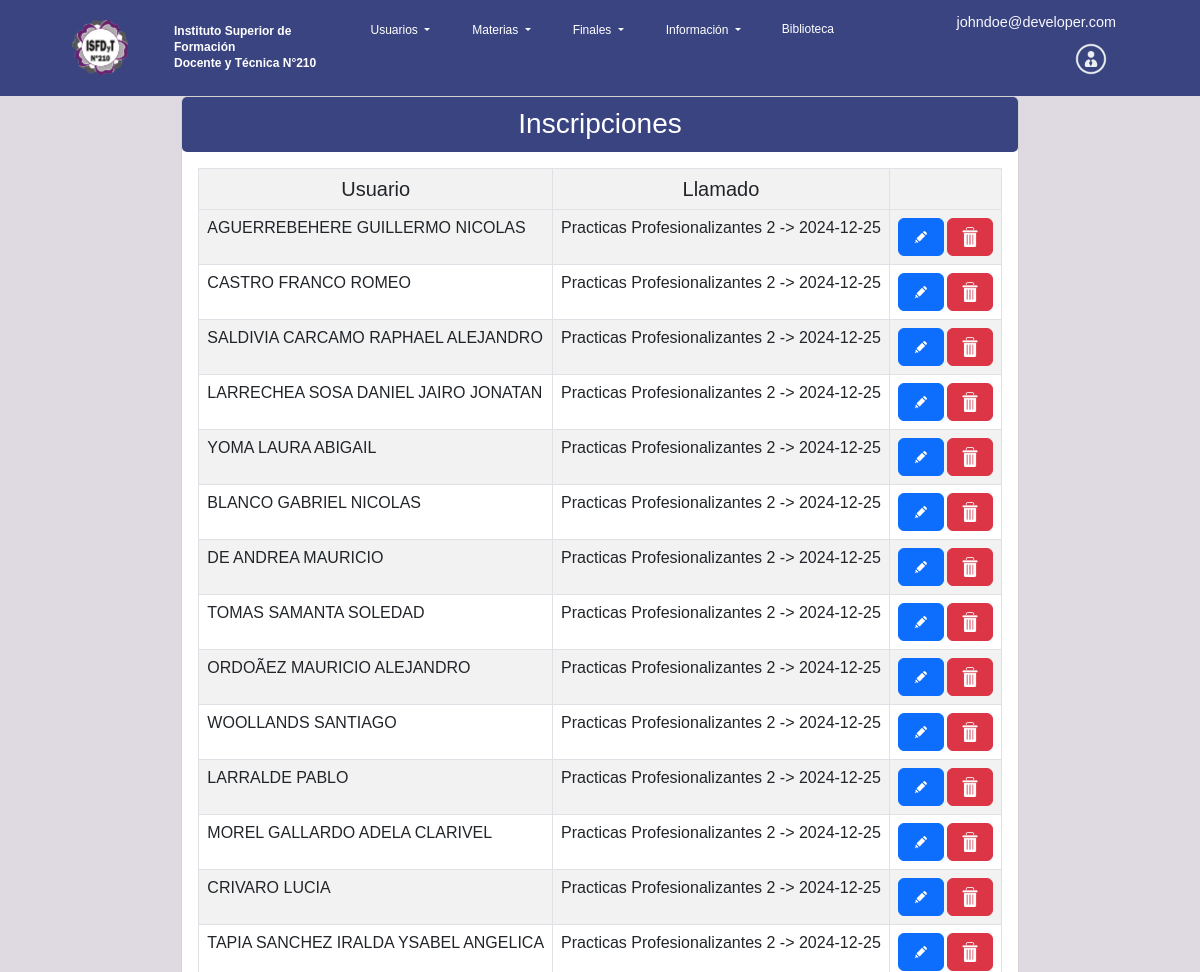
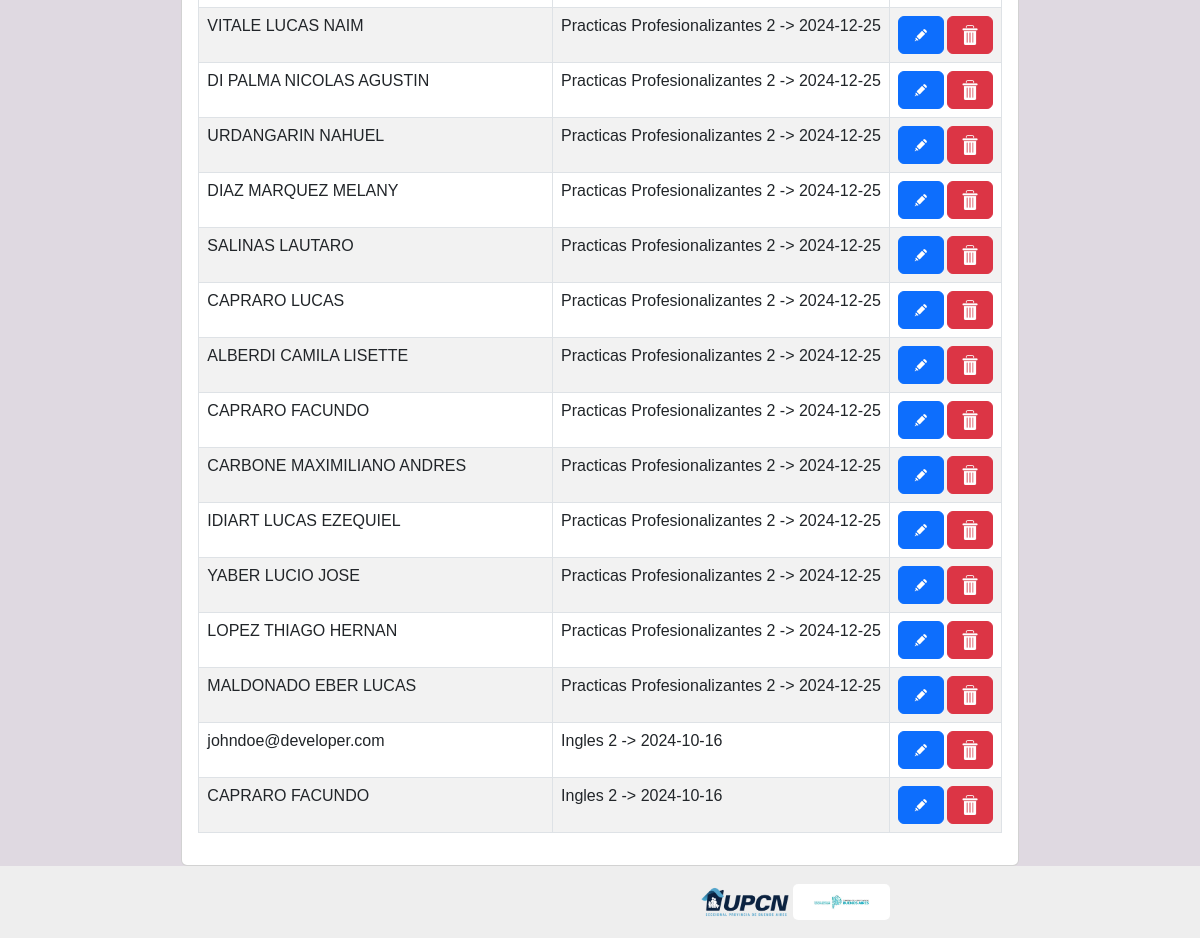
/inscripcion_finales_lista/ (signed in), run on the app's committed database (2 pictures, top to bottom).
### inscripcionFinales/models.py (models this page shows)
class Usuario(AbstractBaseUser,PermissionsMixin):
    email = models.EmailField('email', max_length=254, unique = True)
    username = models.CharField('username',unique = True,null = True, max_length=100, blank=False)
    nombre_completo = models.CharField('nombre_completo', max_length=200, null=True, blank=True)
    fecha_nac = models.DateField('fecha_nac', null=True, blank=True)
    dni = models.IntegerField('dni',unique = True, null= True, blank=True)
    direccion = models.CharField('direccion', max_length=50, null=True, blank=True)
    localidad = models.CharField('localidad', max_length=50, null=True, blank=True)
    ciudad = models.CharField('ciudad', max_length=100, null=True, blank=True)
    nacionalidad = models.CharField('nacionalidad',max_length=50, null=True, blank=True)
    telefono_1 = models.IntegerField('telefono_1', null=True, blank=True)
    telefono_2 = models.IntegerField('telefono_2', null=True, blank=True)
    estado_civil=models.CharField('estado_civil', choices=ESTADO_CIVIL_CHOICES,max_length=50, null=True, blank=True)
    sexo=models.CharField('sexo',choices=SEXO_CHOICES,max_length=10, null=True, blank=True)
    imagen = models.ImageField('imagenPerfil', upload_to='perfil/', max_length=200, null=True, blank=True)
    is_admin = models.BooleanField('is_admin', default=False)
    is_superuser = models.BooleanField('is_superuser', default=False)
    is_active = models.BooleanField(default = True)
    is_staff = models.BooleanField(default = False)
    carrera = models.ManyToManyField('Carrera',blank=True)
    Estudiante = 'Estudiante'
    Preceptor = 'Preceptor'
    Profesor = 'Profesor'
    Directivo = 'Directivo'
    Administrador = 'Administrador'
    Bibliotecario = 'Bibliotecario'
    ROL_CHOICES = (
        (Directivo, 'Directivo'),
        (Preceptor, 'Preceptor'),
        (Profesor, 'Profesor'),
        (Estudiante, 'Estudiante'),
        (Administrador, 'Administrador'),
        (Bibliotecario, 'Bibliotecario'),
     )
    rol = models.CharField(max_length=20, choices=ROL_CHOICES, default=Estudiante)
    objects = UsuarioManager()
    USERNAME_FIELD = 'email'
    REQUIRED_FIELDS = ['password']
    def __str__(self):
        if self.nombre_completo:
            return self.nombre_completo
        else:
            return self.email

class InscripcionFinal(models.Model):
    usuario= models.ForeignKey(Usuario, on_delete=models.CASCADE, blank=False, null=False)
    llamado= models.ForeignKey(MesaFinal, on_delete=models.CASCADE, blank=False, null=False)
    aprobada= models.BooleanField(null=True)
    inscripcionAbierta=models.BooleanField(default=False)

class MesaFinal(models.Model):
    materia= models.ForeignKey(Materia, on_delete=models.CASCADE, blank=False, null=False )
    llamado= models.DateTimeField('Llamado', null=False, blank=False)
    vigente= models.BooleanField(default=True)
    inscripcionAbierta = models.BooleanField(default=False)
    def __str__(self):
        return f"{self.materia} -> {self.llamado}"

class Materia(models.Model):
    nombre_materia = models.CharField('nombre_materia', max_length=50)
    carrera = models.ForeignKey('Carrera',on_delete=models.CASCADE,null=True)
    profesor = models.ForeignKey('Usuario',on_delete=models.CASCADE,null=True)
    inscripcionAbierta = models.BooleanField(default=False)
    Inicio = '12:00'
    Inicio1 = '14:00'
    Inicio2 = '16:00'
    Inicio3 = '18:00'
    Inicio4 = '20:00'
    HORARIO_CHOICES = (
        ('12:00', '12:00'),
        ('14:00', '14:00'),
        ('16:00', '16:00'),
        ('18:00', '18:00'),
        ('20:00', '20:00')
        )
    Horario=models.CharField(max_length=22, choices=HORARIO_CHOICES, default='12:00')
    ANIO_CHOICES = (
        (1, '1'),
        (2, '2'),
        (3, '3'),
        (4, '4'),
     )
    anio=models.IntegerField(choices=ANIO_CHOICES, default=1)
    DIA_CHOICES = (
        ('Lunes', 'Lunes'),
        ('Martes', 'Martes'),
        ('Miércoles', 'Miércoles'),
        ('Jueves', 'Jueves'),
        ('Viernes', 'Viernes'),
    )
    dia = models.CharField(max_length=20, choices=DIA_CHOICES, default='Lunes')
    def __str__(self):
        return self.nombre_materia

### inscripcionFinales/views.py (the view)
# urls.py: path("inscripcion_finales_lista/",login_required(listInscripcion.as_view(template_name='finales/list_inscripcion.html')),name='list_inscripcion'),
class listInscripcion(ListView):
    model = InscripcionFinal
    template_name = 'registration/list_inscripcion.html'

### inscripcionFinales/templates/finales/list_inscripcion.html (shortened to what this page needs)
{% extends 'base/base.html' %}
{% block content %}
{% if request.user.is_staff or request.user.is_superuser or request.user.admin %}
<div class="card">
    <div class="card-headers" style="border-radius: 5px;">
        <h3 class="card-title">Inscripciones</h4>
    </div>
    <div class="card-body">
        <table class="table table-striped table-bordered">
            {% load static %}
                <tr>
                    <th class="h5">Usuario</th>
                    <th class="h5">Llamado</th>
                    <th></th>
                </tr>
            <tbody>
                {% if object_list %}
                    {% for inscripciones in object_list %}
                    <tr>
                        <td class="h6">{{inscripciones.usuario}}</td>
                        <td class="h6" id='inscripcion{{ inscripciones.id }}'>{{inscripciones.llamado}}</td>
                        <td>
                            <a name="" id="" class="btn btn-primary" href="/edit_inscr/{{ inscripciones.id }}" role="button"><img src="/static/imagenes/edit.png" height="20px" width="20px"></img></a>
                            <a name="" id="" class="btn btn-danger" href="/delete_inscripcion/{{ inscripciones.id }}" role="button"><img src="/static/imagenes/eliminar.png" height="20px" width="20px"></img></a>
                        </td>
                    </tr>
                    {% endfor %}
                {% else %}
                    <div class="alert alert-danger"> No hay inscripciones disponibles.</div>
                {% endif %}
            </tbody>
        </table>
    </div>
</div>
{% else %}
<div class="text-center">
    <img src="/static/imagenes/error403.jpg" class="rounded"></img>
    <br>
  <h3>No deberías estar acá. Para volver, <a href="/">hace click acá</a></h3>
</div>
{% endif %}
{% endblock %}

### inscripcionFinales/templates/base/navbar.html (shortened to what this page needs)
<nav class="navbar  navbar-expand-lg navbar-dark">
  <div class="container-fluid">
    <a class="navbar-brand" href="/">
      <img class="logo-insti" src="/static/imagenes/Logo_i210.png">
    </a>
    <div class="rotulo">
      Instituto Superior de Formación<br>Docente y Técnica N°210
    </div>
    <div class="collapse navbar-collapse" id="navbarNavDropdown">
      <ul class="navbar-nav" style="text-align: right;">
        {% if request.user.is_staff or request.user.is_superuser or request.user.admin %}
          <li class="nav-item">
            <div class="dropdown">
              <button class="btn btn-navbar dropdown-toggle nav-link" type="button" id="dropdownMenuButton1" data-bs-toggle="dropdown" aria-expanded="false" style="text-decoration: none" style="text-align: right">
                Usuarios
              </button>
            </div>
          </li>
        {% endif %}
        {% if user.is_authenticated %}
        <li class="nav-item">
            <div class="dropdown">
              <button class="btn btn-navbar dropdown-toggle nav-link" type="button" id="dropdownMenuButton1" data-bs-toggle="dropdown" aria-expanded="false" style="text-decoration: none" style="text-align: right">
                Materias
              </button>
            </div>
          </li>
          {% endif %}
        {% if user.is_authenticated %}
        <li class="nav-item">
            <div class="dropdown">
              <button class="btn btn-navbar dropdown-toggle nav-link" type="button" id="dropdownMenuButton1" data-bs-toggle="dropdown" aria-expanded="false" style="text-decoration: none" style="text-align: right">
                Finales
              </button>
            </div>
          </li>
          {% endif %}
          {% if user.is_authenticated %}
          <li class="nav-item">
            <div class="dropdown">
              <button class="btn btn-navbar dropdown-toggle nav-link" type="button" id="dropdownMenuButton1" data-bs-toggle="dropdown" aria-expanded="false" style="text-decoration: none" style="text-align: right">
                Información
              </button>
            </div>
          <li class="nav-item">
            <a class="nav-link" href="#" rel="noopener noreferrer" style="text-decoration: none">Biblioteca</a>
          </li>
            {% endif %}
        {% if not user.is_authenticated %}
          <li class="nav-item">
            <a class="nav-link" href="{% url 'login' %}">
              <img class="icono-nav" src="/static/imagenes/Login.png">
              <span class="nav-user">Login</span>
            </a>
          </li>
        {% else %}
          <li class="nav-item">
          </li>
          <li class="nav-item last-nav-item">
          <li class="nav-item last-nav-item">
            <div class="dropdown">
              <table>
                <tr>
                  <h9 style="color:ghostwhite">{{user.email}}</h9>
                  <button class="btn dropdown mrg-0 only-lt" type="button" data-bs-toggle="dropdown">
                    <a class="nav-link" href="#">
                      {% if request.user.is_staff or request.user.is_superuser or request.user.admin %}
                      <img class="icono-nav" src="/static/imagenes/Perfiladmin.png" alt="Default Image">
                    {% else %}
                      {% if user.imagen %}
                        <img class="icono-nav" src="{{ user.imagen.url }}" alt="User Image">
                      {% else %}
                        <img class="icono-nav" src="/static/imagenes/Perfil.png" alt="Default Image">
                      {% endif %}
                    {% endif %}
                    </a>
                  </button>
                </tr>
                </table>
                </li>
              </ul>
            </div>
        {% endif %}
    </div>
</nav>

### inscripcionFinales/static/style.css (style rules this page uses)
html { box-sizing: border-box; }
*, *:before, *:after { box-sizing: inherit; }
body { font-family: 'Trebuchet MS', 'Arial', sans-serif; font-style: normal; font-size: 0.65rem; overflow-x: hidden; position: relative; width: 100vw; max-width: 100vw; min-height: 100vh; background-color: #DFD9E1; }
.navbar { background-color: #3A4481; font-size: 1.2vw; font-weight: 400; padding: 0; }
.container-fluid { display: flex; }
.logo-insti { max-width: 7vh; height: 7vh; margin: 0 2.5vw 0 5vw; padding: 0; }
.rotulo { color: #fff; font-weight: 700; font-size: 2.7vw; line-height: 3.86vw; }
@media (min-width: 568px) { .rotulo { font-size: 1.5vw; line-height: 1.9vw; } }
@media (min-width: 768px) { .rotulo { font-size: 1vw; line-height: 1.3vw; } }
.navbar-nav { flex-grow: 1; }
@media (min-width: 960px) { .navbar-nav li:nth-of-type(1) { margin-left: auto; } }
@media (min-width: 960px) { .navbar-nav li:nth-of-type(6) { margin-left: auto; } }
@media (min-width: 960px) { .navbar-nav li:nth-of-type(7) { margin-right: 2vw; } }
.last-nav-item { margin-right: 5vw; margin-left: auto; }
.mrg-0 { margin: 0; padding: 0; }
.nav-item { padding: 1vw; }
.icono-nav { max-width: 4vw; margin: 0 3vw 0 0; padding: 0; }
@media (min-width:960px) { .icono-nav { margin: 0; max-width: 4vh; } }
.nav-link { color:#fff; font-weight: 400; font-size: 3.2vw; line-height: 2.86vw; }
@media (min-width:768px) { .nav-link { font-size: 2.15vw; line-height: 1.5vw; } }
@media (min-width:960px) { .nav-link { font-size: 1vw; line-height: 1.5vw; } }
.card-headers { background-color: #3A4481; color: white; text-align: center; height: 55px; line-height: 20px; padding: 10px 20px; }
tbody { background-color: #ffffff; }
th.h5 { text-align: center; }

### data on the page
Usuario: email "johndoe@developer.com"
InscripcionFinal: usuario "AGUERREBEHERE GUILLERMO NICOLAS", llamado "Practicas Profesionalizantes 2 -> 2024-12-25"
InscripcionFinal: usuario "CASTRO FRANCO ROMEO", llamado "Practicas Profesionalizantes 2 -> 2024-12-25"
InscripcionFinal: usuario "SALDIVIA CARCAMO RAPHAEL ALEJANDRO", llamado "Practicas Profesionalizantes 2 -> 2024-12-25"
InscripcionFinal: usuario "LARRECHEA SOSA DANIEL JAIRO JONATAN", llamado "Practicas Profesionalizantes 2 -> 2024-12-25"
InscripcionFinal: usuario "YOMA LAURA ABIGAIL", llamado "Practicas Profesionalizantes 2 -> 2024-12-25"
InscripcionFinal: usuario "BLANCO GABRIEL NICOLAS", llamado "Practicas Profesionalizantes 2 -> 2024-12-25"
InscripcionFinal: usuario "DE ANDREA MAURICIO", llamado "Practicas Profesionalizantes 2 -> 2024-12-25"
InscripcionFinal: usuario "TOMAS SAMANTA SOLEDAD", llamado "Practicas Profesionalizantes 2 -> 2024-12-25"
InscripcionFinal: usuario "ORDOÃEZ MAURICIO ALEJANDRO", llamado "Practicas Profesionalizantes 2 -> 2024-12-25"
InscripcionFinal: usuario "WOOLLANDS SANTIAGO", llamado "Practicas Profesionalizantes 2 -> 2024-12-25"
InscripcionFinal: usuario "LARRALDE PABLO", llamado "Practicas Profesionalizantes 2 -> 2024-12-25"
InscripcionFinal: usuario "MOREL GALLARDO ADELA CLARIVEL", llamado "Practicas Profesionalizantes 2 -> 2024-12-25"
InscripcionFinal: usuario "CRIVARO LUCIA", llamado "Practicas Profesionalizantes 2 -> 2024-12-25"
InscripcionFinal: usuario "TAPIA SANCHEZ IRALDA YSABEL ANGELICA", llamado "Practicas Profesionalizantes 2 -> 2024-12-25"
InscripcionFinal: usuario "VITALE LUCAS NAIM", llamado "Practicas Profesionalizantes 2 -> 2024-12-25"
InscripcionFinal: usuario "DI PALMA NICOLAS AGUSTIN", llamado "Practicas Profesionalizantes 2 -> 2024-12-25"
InscripcionFinal: usuario "URDANGARIN NAHUEL", llamado "Practicas Profesionalizantes 2 -> 2024-12-25"
InscripcionFinal: usuario "DIAZ MARQUEZ MELANY", llamado "Practicas Profesionalizantes 2 -> 2024-12-25"
InscripcionFinal: usuario "SALINAS LAUTARO", llamado "Practicas Profesionalizantes 2 -> 2024-12-25"
InscripcionFinal: usuario "CAPRARO LUCAS", llamado "Practicas Profesionalizantes 2 -> 2024-12-25"
InscripcionFinal: usuario "ALBERDI CAMILA LISETTE", llamado "Practicas Profesionalizantes 2 -> 2024-12-25"
InscripcionFinal: usuario "CAPRARO FACUNDO", llamado "Practicas Profesionalizantes 2 -> 2024-12-25"
InscripcionFinal: usuario "CARBONE MAXIMILIANO ANDRES", llamado "Practicas Profesionalizantes 2 -> 2024-12-25"
InscripcionFinal: usuario "IDIART LUCAS EZEQUIEL", llamado "Practicas Profesionalizantes 2 -> 2024-12-25"
InscripcionFinal: usuario "YABER LUCIO JOSE", llamado "Practicas Profesionalizantes 2 -> 2024-12-25"
InscripcionFinal: usuario "LOPEZ THIAGO HERNAN", llamado "Practicas Profesionalizantes 2 -> 2024-12-25"
InscripcionFinal: usuario "MALDONADO EBER LUCAS", llamado "Practicas Profesionalizantes 2 -> 2024-12-25"
InscripcionFinal: usuario "johndoe@developer.com", llamado "Ingles 2 -> 2024-10-16"
InscripcionFinal: usuario "CAPRARO FACUNDO", llamado "Ingles 2 -> 2024-10-16"
